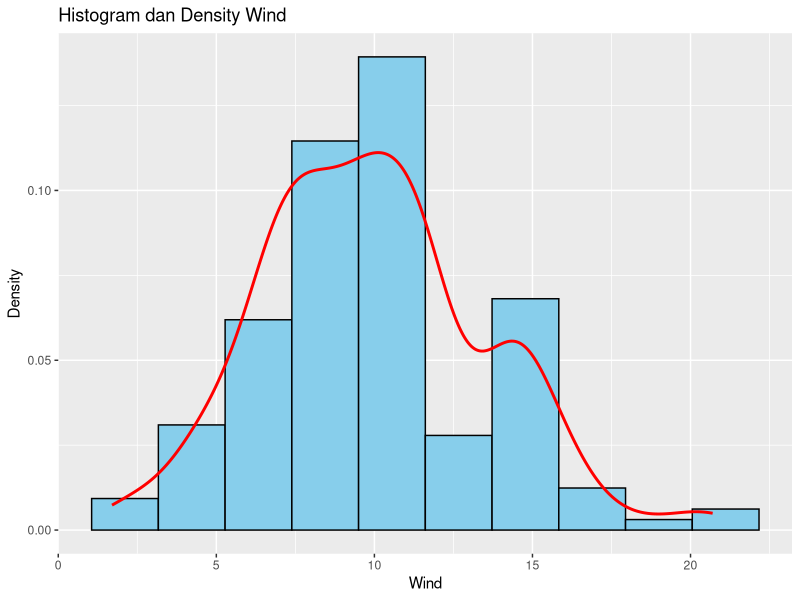
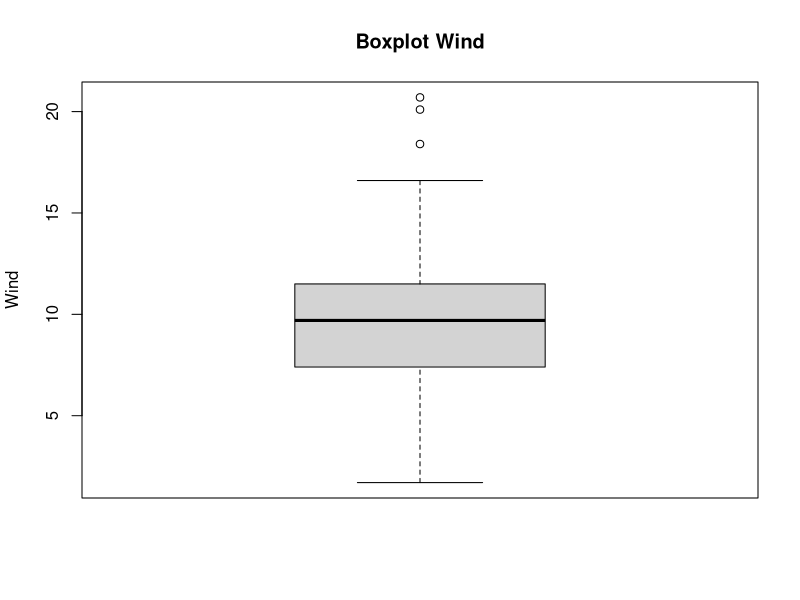
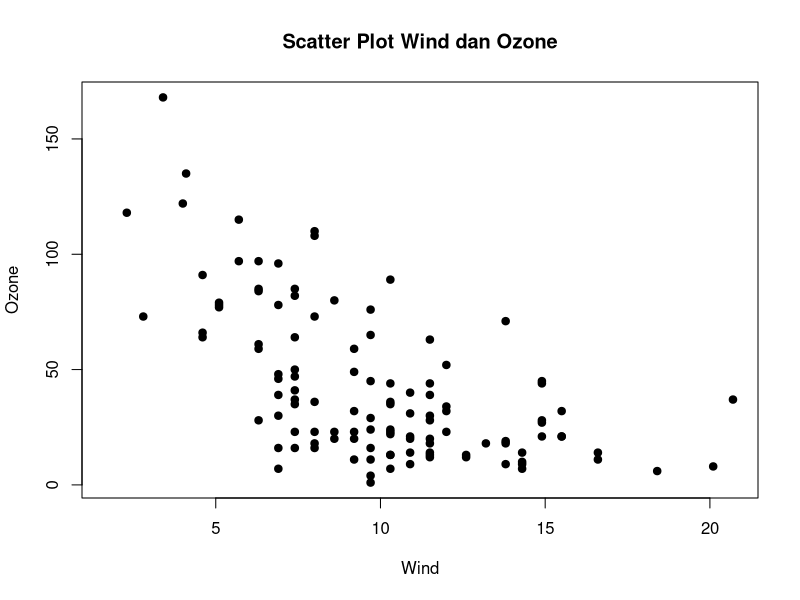

Write R code to recreate these figures, in order.
# 1. Membuka data airquality
data(airquality)

# Melihat data
airquality

# Melihat struktur data
str(airquality)


# 2. Histogram variabel Wind + Density
library(ggplot2)

ggplot(airquality, aes(x = Wind)) +
  geom_histogram(aes(y = after_stat(density)),
                 bins = 10,
                 fill = "skyblue",
                 color = "black") +
  geom_density(color = "red", linewidth = 1) +
  labs(title = "Histogram dan Density Wind",
       x = "Wind",
       y = "Density")


# 3. Boxplot variabel Wind
boxplot(airquality$Wind,
        main = "Boxplot Wind",
        ylab = "Wind")


# Stem-and-leaf variabel Wind
stem(airquality$Wind)


# 4. Scatter plot
plot(airquality$Wind,
     airquality$Ozone,
     main = "Scatter Plot Wind dan Ozone",
     xlab = "Wind",
     ylab = "Ozone",
     pch = 19)
